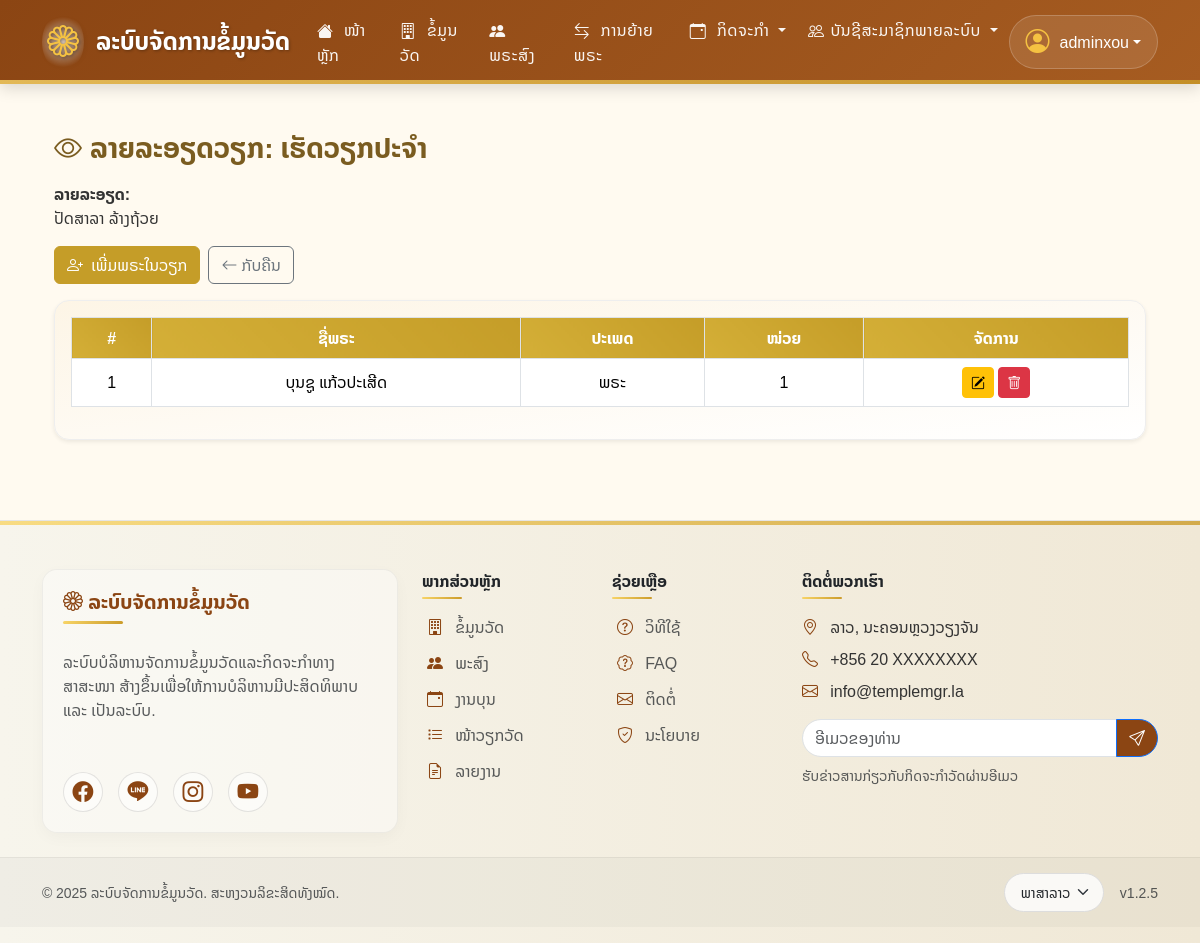
Screenshot of /monk_work/work_detail.php?id=1 (signed in) with the database file from the repository.
### tables this page shows
CREATE TABLE `monk_work` (
  `work_id` int(11) NOT NULL,
  `work_name` varchar(255) NOT NULL,
  `work_description` text DEFAULT NULL,
  `work_order` int(11) DEFAULT 0,
  `created_at` timestamp NULL DEFAULT current_timestamp(),
  `updated_at` timestamp NULL DEFAULT current_timestamp() ON UPDATE current_timestamp()
);

CREATE TABLE `monk_work_members` (
  `id` int(11) NOT NULL,
  `work_id` int(11) NOT NULL,
  `monk_id` int(11) NOT NULL,
  `sequence` int(11) DEFAULT 1,
  `created_at` timestamp NULL DEFAULT current_timestamp(),
  `updated_at` timestamp NULL DEFAULT current_timestamp() ON UPDATE current_timestamp()
);

CREATE TABLE `monks` (
  `monk_id` int(11) NOT NULL,
  `first_name` varchar(100) NOT NULL,
  `last_name` varchar(100) NOT NULL,
  `birth_date` date DEFAULT NULL,
  `village` varchar(100) DEFAULT NULL,
  `district` varchar(100) DEFAULT NULL,
  `province` varchar(100) DEFAULT NULL,
  `ordination_date` date DEFAULT NULL,
  `temple_id` int(11) DEFAULT NULL,
  `phone` varchar(20) DEFAULT NULL,
  `type` varchar(50) DEFAULT NULL,
  `move_in_date` date DEFAULT NULL,
  `image_path` varchar(255) DEFAULT NULL,
  `created_at` timestamp NULL DEFAULT current_timestamp(),
  `updated_at` timestamp NULL DEFAULT current_timestamp() ON UPDATE current_timestamp()
);

### monk_work/work_detail.php (the view, shortened to what this page needs)
<?php
require_once '../config.php';
$work_id = isset($_GET['id']) ? filter_var($_GET['id'], FILTER_VALIDATE_INT) : 0;
$stmt = $conn->prepare("SELECT * FROM monk_work WHERE work_id = ?");
$stmt->bind_param("i", $work_id);
$stmt->execute();
$work = $stmt->get_result()->fetch_assoc();
$stmt = $conn->prepare("SELECT mwm.id, m.first_name, m.last_name, m.type, mwm.sequence
                        FROM monk_work_members mwm
                        JOIN monks m ON mwm.monk_id = m.monk_id
                        WHERE mwm.work_id = ?
                        ORDER BY mwm.sequence ASC, m.first_name ASC");
$stmt->bind_param("i", $work_id);
$stmt->execute();
$members = $stmt->get_result()->fetch_all(MYSQLI_ASSOC);
include '../includes/header.php';
?>
<div class="container mt-4 mb-5">
  <h3 class="text-brown fw-bold mb-3">
    <i class="bi bi-eye me-2"></i>ລາຍລະອຽດວຽກ: <?= htmlspecialchars($work['work_name']) ?>
  </h3>
  <div class="mb-3"><strong>ລາຍລະອຽດ:</strong><br><?= nl2br(htmlspecialchars($work['work_description'])) ?></div>
  <div class="d-flex gap-2 mb-3">
    <a href="member_add.php?work_id=<?= $work_id ?>" class="btn btn-success">
      <i class="bi bi-person-plus me-1"></i> ເພີ່ມພຣະໃນວຽກ
    </a>
    <a href="work_list.php" class="btn btn-outline-secondary">
      <i class="bi bi-arrow-left"></i> ກັບຄືນ
    </a>
  </div>
  <div class="card shadow-sm">
    <div class="card-body table-responsive">
      <table class="table table-bordered text-center align-middle">
        <thead>
          <tr>
            <th>#</th>
            <th>ຊື່ພຣະ</th>
            <th>ປະເພດ</th>
            <th>ໜ່ວຍ</th>
            <th>ຈັດການ</th>
          </tr>
        </thead>
        <tbody>
          <?php foreach ($members as $i => $m): ?>
            <tr>
              <td><?= $i + 1 ?></td>
              <td><?= htmlspecialchars($m['first_name'] . ' ' . $m['last_name']) ?></td>
              <td><?= $m['type'] === 'ພຣະ' ? 'ພຣະ' : ($m['type'] === 'ສາມະເນນ' ? 'ສາມະເນນ' : 'ອື່ນໆ') ?></td>
              <td><?= $m['sequence'] ?></td>
              <td>
                <a href="member_edit.php?id=<?= $m['id'] ?>&work_id=<?= $work_id ?>" class="btn btn-warning btn-sm" title="ແກ້ໄຂ">
                  <i class="bi bi-pencil-square"></i>
                </a>
                <button class="btn btn-danger btn-sm" onclick="confirmDelete(<?= $m['id'] ?>, <?= $work_id ?>)" title="ລົບ">
                  <i class="bi bi-trash"></i>
                </button>
              </td>
            </tr>
          <?php endforeach; ?>
        </tbody>
      </table>
    </div>
  </div>
</div>
<?php include '../includes/footer.php'; ?>

### includes/header.php (style rules this page uses)
:root { --primary-color: #8b4513; --primary-dark: #6a340f; --primary-light: #a65c21; --secondary-color: #f5c242; --secondary-dark: #e0af30; --accent-color: #ffc107; --background-color: #fffaf0; --text-color: #333; --header-height: 75px; --gold-gradient: linear-gradient(135deg, #f8d568, #cb9b29); --wood-gradient: linear-gradient(135deg,rgb(139, 69, 19), #a65c21); }
body { font-family: 'Noto Sans Lao', sans-serif; background-color: var(--background-color); color: var(--text-color); overflow-x: hidden; }

### monk_work/work_detail.php (style rules this page uses)
.text-brown { color: #7a5c20; }
.btn-success { background-color: #c59d28; border-color: #c59d28; }
.card { border-radius: 15px; background: linear-gradient(to bottom right, #fdf5e6, #fff); border: 1px solid #eee; }
.table th { background: linear-gradient(45deg, #d4af37, #c59d28); color: white; }

### rows the page displays
monk_work: work_name "ເຮັດວຽກປະຈຳ", work_description "ປັດສາລາ ລ້າງຖ້ວຍ"
monk_work_members: monk.last_name "ບຸນຊູ ແກ້ວປະເສີດ", sequence "1"

### other values shown
$userName "adminxou"
